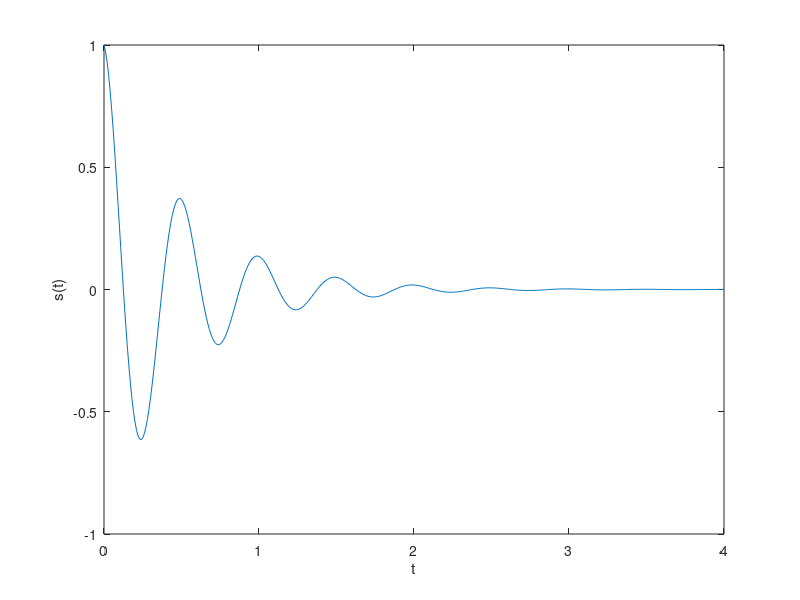

Recreate this plot in MATLAB.
t= (0:0.01:4);
u= @(t) 1.0.*(t>=0);
f= @(t) exp(-2*t).*(cos(4*pi*t));
g= @(t) f(t).*u(t);
s= @(t) g(t+1);
plot(t, g(t));
xlabel('t');
ylabel('s(t)');